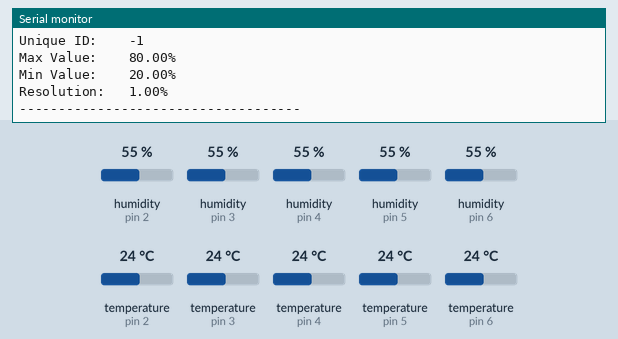
Simulated run of this sketch. Board: Arduino Uno, built for the host (arithmetic inside an expression is 32-bit, double 64-bit). Parts: the last lines printed to the serial monitor. Inputs (shaded band) come from the test bench; at power-on: humidity (sensors on pin 2, pin 3, pin 4, pin 5, pin 6) 55 %, temperature (sensors on pin 2, pin 3, pin 4, pin 5, pin 6) 24 °C.

Above: at 3.3 s.
3.4 s: humidity (sensor on pin 2) set to 22 %
At 4.6 s:
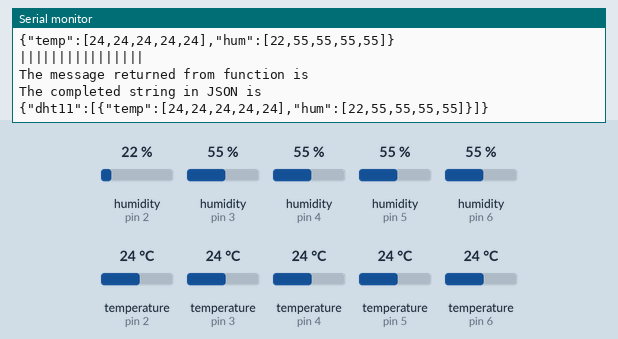
6.1 s: humidity (sensor on pin 3) set to 22 %
At 8.5 s:
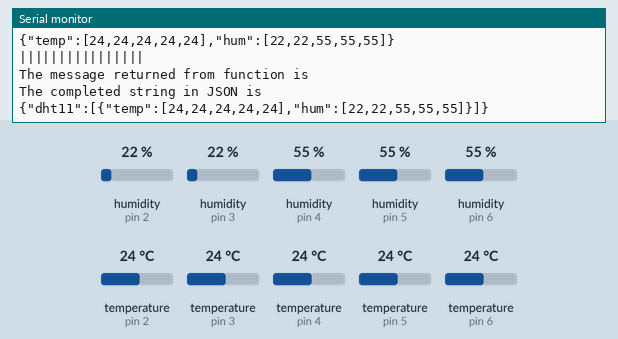
8.8 s: humidity (sensor on pin 4) set to 22 %
At 10.7 s:
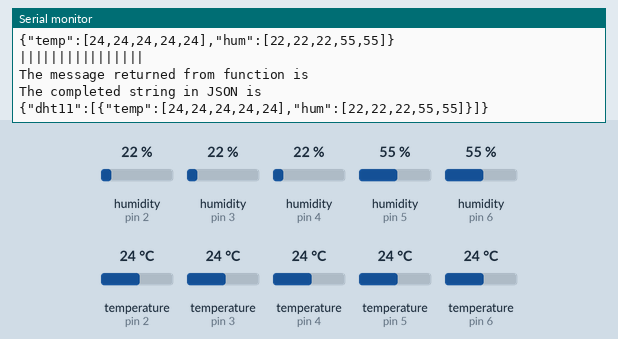
14.8 s: humidity (sensor on pin 5) set to 22 %
At 16.1 s:
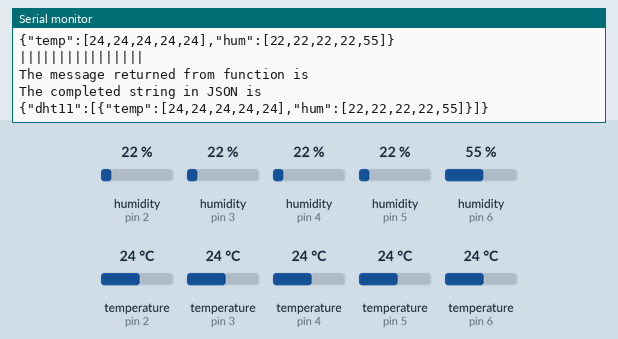
17.5 s: humidity (sensor on pin 6) set to 22 %
At 19.1 s:
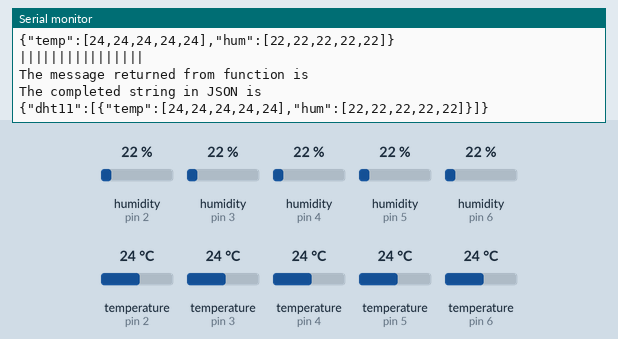
20.2 s: temperature (sensor on pin 2) set to 12 °C
At 21.3 s:
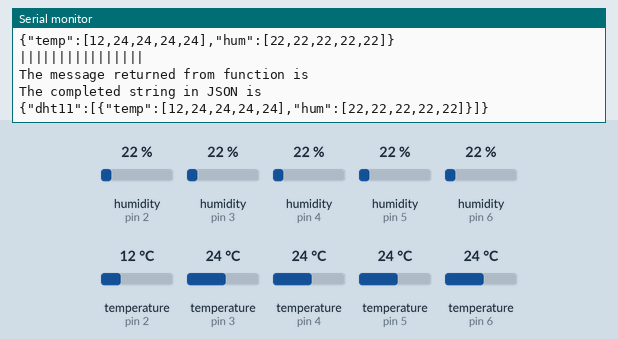
Timing chart, 0 to 23.2 s (numbered marks = the images above; inputs shaded):
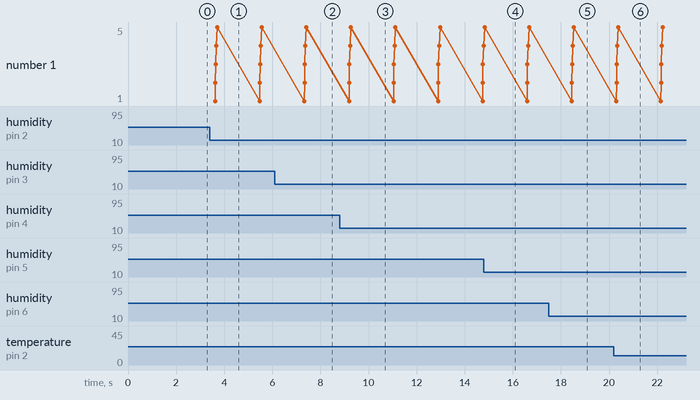

The sketch:

multiDhtTest.ino.ino
```cpp
#include <Adafruit_Sensor.h>
#include <DHT.h>
#include <DHT_U.h>
#include<ArduinoJson.h>

#define DHTPIN1            2         // Pin which is connected to the DHT sensor.
#define DHTPIN2            3
#define DHTPIN3            4
#define DHTPIN4            5
#define DHTPIN5            6

// Uncomment the type of sensor in use:
#define DHTTYPE           DHT11

DHT_Unified dht1(DHTPIN1, DHTTYPE);
DHT_Unified dht2(DHTPIN2, DHTTYPE);
DHT_Unified dht3(DHTPIN3, DHTTYPE);
DHT_Unified dht4(DHTPIN4, DHTTYPE);
DHT_Unified dht5(DHTPIN5, DHTTYPE);

void setup() {
  Serial.begin(9600);
  dht1.begin();
  dht2.begin();
  dht3.begin();
  dht4.begin();
  dht5.begin();
  sensor_t sensor;
  dht1.temperature().getSensor(&sensor);
  Serial.println("------------------------------------");
  Serial.println("Temperature");
  Serial.print  ("Sensor:       "); Serial.println(sensor.name);
  Serial.print  ("Driver Ver:   "); Serial.println(sensor.version);
  Serial.print  ("Unique ID:    "); Serial.println(sensor.sensor_id);
  Serial.print  ("Max Value:    "); Serial.print(sensor.max_value); Serial.println(" *C");
  Serial.print  ("Min Value:    "); Serial.print(sensor.min_value); Serial.println(" *C");
  Serial.print  ("Resolution:   "); Serial.print(sensor.resolution); Serial.println(" *C");
  Serial.println("------------------------------------");
  // Print humidity sensor details.
  dht1.humidity().getSensor(&sensor);
  Serial.println("------------------------------------");
  Serial.println("Humidity");
  Serial.print  ("Sensor:       "); Serial.println(sensor.name);
  Serial.print  ("Driver Ver:   "); Serial.println(sensor.version);
  Serial.print  ("Unique ID:    "); Serial.println(sensor.sensor_id);
  Serial.print  ("Max Value:    "); Serial.print(sensor.max_value); Serial.println("%");
  Serial.print  ("Min Value:    "); Serial.print(sensor.min_value); Serial.println("%");
  Serial.print  ("Resolution:   "); Serial.print(sensor.resolution); Serial.println("%");
  Serial.println("------------------------------------");
  dht2.temperature().getSensor(&sensor);
  Serial.println("------------------------------------");
  Serial.println("Temperature");
  Serial.print  ("Sensor:       "); Serial.println(sensor.name);
  Serial.print  ("Driver Ver:   "); Serial.println(sensor.version);
  Serial.print  ("Unique ID:    "); Serial.println(sensor.sensor_id);
  Serial.print  ("Max Value:    "); Serial.print(sensor.max_value); Serial.println(" *C");
  Serial.print  ("Min Value:    "); Serial.print(sensor.min_value); Serial.println(" *C");
  Serial.print  ("Resolution:   "); Serial.print(sensor.resolution); Serial.println(" *C");
  Serial.println("------------------------------------");
  // Print humidity sensor details.
  dht2.humidity().getSensor(&sensor);
  Serial.println("------------------------------------");
  Serial.println("Humidity");
  Serial.print  ("Sensor:       "); Serial.println(sensor.name);
  Serial.print  ("Driver Ver:   "); Serial.println(sensor.version);
  Serial.print  ("Unique ID:    "); Serial.println(sensor.sensor_id);
  Serial.print  ("Max Value:    "); Serial.print(sensor.max_value); Serial.println("%");
  Serial.print  ("Min Value:    "); Serial.print(sensor.min_value); Serial.println("%");
  Serial.print  ("Resolution:   "); Serial.print(sensor.resolution); Serial.println("%");
  Serial.println("------------------------------------");
  dht3.temperature().getSensor(&sensor);
  Serial.println("------------------------------------");
  Serial.println("Temperature");
  Serial.print  ("Sensor:       "); Serial.println(sensor.name);
  Serial.print  ("Driver Ver:   "); Serial.println(sensor.version);
  Serial.print  ("Unique ID:    "); Serial.println(sensor.sensor_id);
  Serial.print  ("Max Value:    "); Serial.print(sensor.max_value); Serial.println(" *C");
  Serial.print  ("Min Value:    "); Serial.print(sensor.min_value); Serial.println(" *C");
  Serial.print  ("Resolution:   "); Serial.print(sensor.resolution); Serial.println(" *C");
  Serial.println("------------------------------------");
  // Print humidity sensor details.
  dht3.humidity().getSensor(&sensor);
  Serial.println("------------------------------------");
  Serial.println("Humidity");
  Serial.print  ("Sensor:       "); Serial.println(sensor.name);
  Serial.print  ("Driver Ver:   "); Serial.println(sensor.version);
  Serial.print  ("Unique ID:    "); Serial.println(sensor.sensor_id);
  Serial.print  ("Max Value:    "); Serial.print(sensor.max_value); Serial.println("%");
  Serial.print  ("Min Value:    "); Serial.print(sensor.min_value); Serial.println("%");
  Serial.print  ("Resolution:   "); Serial.print(sensor.resolution); Serial.println("%");
  Serial.println("------------------------------------");
  dht4.temperature().getSensor(&sensor);
  Serial.println("------------------------------------");
  Serial.println("Temperature");
  Serial.print  ("Sensor:       "); Serial.println(sensor.name);
  Serial.print  ("Driver Ver:   "); Serial.println(sensor.version);
  Serial.print  ("Unique ID:    "); Serial.println(sensor.sensor_id);
  Serial.print  ("Max Value:    "); Serial.print(sensor.max_value); Serial.println(" *C");
  Serial.print  ("Min Value:    "); Serial.print(sensor.min_value); Serial.println(" *C");
  Serial.print  ("Resolution:   "); Serial.print(sensor.resolution); Serial.println(" *C");
  Serial.println("------------------------------------");
  // Print humidity sensor details.
  dht4.humidity().getSensor(&sensor);
  Serial.println("------------------------------------");
  Serial.println("Humidity");
  Serial.print  ("Sensor:       "); Serial.println(sensor.name);
  Serial.print  ("Driver Ver:   "); Serial.println(sensor.version);
  Serial.print  ("Unique ID:    "); Serial.println(sensor.sensor_id);
  Serial.print  ("Max Value:    "); Serial.print(sensor.max_value); Serial.println("%");
  Serial.print  ("Min Value:    "); Serial.print(sensor.min_value); Serial.println("%");
  Serial.print  ("Resolution:   "); Serial.print(sensor.resolution); Serial.println("%");
  Serial.println("------------------------------------");
  dht5.temperature().getSensor(&sensor);
  Serial.println("------------------------------------");
  Serial.println("Temperature");
  Serial.print  ("Sensor:       "); Serial.println(sensor.name);
  Serial.print  ("Driver Ver:   "); Serial.println(sensor.version);
  Serial.print  ("Unique ID:    "); Serial.println(sensor.sensor_id);
  Serial.print  ("Max Value:    "); Serial.print(sensor.max_value); Serial.println(" *C");
  Serial.print  ("Min Value:    "); Serial.print(sensor.min_value); Serial.println(" *C");
  Serial.print  ("Resolution:   "); Serial.print(sensor.resolution); Serial.println(" *C");
  Serial.println("------------------------------------");
  // Print humidity sensor details.
  dht5.humidity().getSensor(&sensor);
  Serial.println("------------------------------------");
  Serial.println("Humidity");
  Serial.print  ("Sensor:       "); Serial.println(sensor.name);
  Serial.print  ("Driver Ver:   "); Serial.println(sensor.version);
  Serial.print  ("Unique ID:    "); Serial.println(sensor.sensor_id);
  Serial.print  ("Max Value:    "); Serial.print(sensor.max_value); Serial.println("%");
  Serial.print  ("Min Value:    "); Serial.print(sensor.min_value); Serial.println("%");
  Serial.print  ("Resolution:   "); Serial.print(sensor.resolution); Serial.println("%");
  Serial.println("------------------------------------");
}

JsonObject& getTempAndHumidity()
{
  StaticJsonBuffer<200> jsonBuffer;
  JsonObject& rackData = jsonBuffer.createObject();
  JsonArray& tempr = rackData.createNestedArray("temp");
  JsonArray& hum = rackData.createNestedArray("hum");
  // Delay between measurements.
  delay(1500);
  sensors_event_t event[6];

  Serial.println("DHT11 #1");
  dht1.temperature().getEvent(&event[0]);
  if (isnan(event[0].temperature)) {
    Serial.println("Error reading temperature!");
    tempr.add("NAN");
  }
  else {
    Serial.println(event[0].temperature);
    tempr.add(event[0].temperature);
  }
  // Get humidity event and print its value.
  dht1.humidity().getEvent(&event[0]);
  if (isnan(event[0].relative_humidity)) {
    Serial.println("Error reading humidity!");
    hum.add("NAN");
  }
  else {
    Serial.print("Humidity: ");
    Serial.print(event[0].relative_humidity);
    Serial.println("%");
    hum.add(event[0].relative_humidity);
  }

  Serial.println("DHT11 #2");
  dht2.temperature().getEvent(&event[1]);
  if (isnan(event[1].temperature)) {
    Serial.println("Error reading temperature!");
    tempr.add("NAN");
  }
  else {
    Serial.println(event[1].temperature);
    tempr.add(event[1].temperature);
  }
  // Get humidity event and print its value.
  dht2.humidity().getEvent(&event[1]);
  if (isnan(event[1].relative_humidity)) {
    Serial.println("Error reading humidity!");
    hum.add("NAN");
  }
  else {
    Serial.print("Humidity: ");
    Serial.print(event[1].relative_humidity);
    Serial.println("%");
    hum.add(event[1].relative_humidity);
  }

  Serial.println("DHT11 #3");
  dht3.temperature().getEvent(&event[2]);
  if (isnan(event[2].temperature)) {
    Serial.println("Error reading temperature!");
    tempr.add("NAN");
  }
  else {
    Serial.println(event[2].temperature);
    tempr.add(event[2].temperature);
  }
  // Get humidity event and print its value.
  dht3.humidity().getEvent(&event[2]);
  if (isnan(event[2].relative_humidity)) {
    Serial.println("Error reading humidity!");
    hum["02"] = "NAN";
  }
  else {
    Serial.print("Humidity: ");
    Serial.print(event[2].relative_humidity);
    Serial.println("%");
    hum.add(event[2].relative_humidity);
  }

  Serial.println("DHT11 #4");
  dht4.temperature().getEvent(&event[3]);
  if (isnan(event[3].temperature)) {
    Serial.println("Error reading temperature!");
    tempr.add("NAN");
  }
  else {
    Serial.println(event[3].temperature);
    tempr.add(event[3].temperature);
  }
  // Get humidity event and print its value.
  dht4.humidity().getEvent(&event[3]);
  if (isnan(event[3].relative_humidity)) {
    Serial.println("Error reading humidity!");
    hum.add("NAN");
  }
  else {
    Serial.print("Humidity: ");
    Serial.print(event[3].relative_humidity);
    Serial.println("%");
    hum.add(event[3].relative_humidity);
  }

  Serial.println("DHT11 #5");
  dht5.temperature().getEvent(&event[4]);
  if (isnan(event[4].temperature)) {
    Serial.println("Error reading temperature!");
    tempr.add("NAN");
  }
  else {
    Serial.println(event[4].temperature);
    tempr.add(event[4].temperature);
  }
  // Get humidity event and print its value.
  dht5.humidity().getEvent(&event[4]);
  if (isnan(event[4].relative_humidity)) {
    Serial.println("Error reading humidity!");
    hum.add("NAN");
  }
  else {
    Serial.print("Humidity: ");
    Serial.print(event[4].relative_humidity);
    Serial.println("%");
    hum.add(event[4].relative_humidity);
  }
  Serial.println("||||||||||||||||");
  rackData.printTo(Serial);
  char msg[128];
  rackData.printTo(msg, sizeof(msg));
  Serial.println();
  Serial.println("||||||||||||||||");
  return rackData;
}

void loop() {
  StaticJsonBuffer<200> jsonBuffer;
  JsonObject& rackData = jsonBuffer.createObject();
  JsonArray& dht11 = rackData.createNestedArray("dht11");
  JsonObject& tempAndHumResult = getTempAndHumidity();
  Serial.println();
  Serial.println("The message returned from function is ");
  dht11.add(tempAndHumResult);
  Serial.println();
  Serial.println("The completed string in JSON is ");
  Serial.println();
  rackData.printTo(Serial);
  Serial.println();
}
```

Measured:
- after the input at 3.4 s, the serial monitor: prints a new line after 0.23 s (image 1)
- after the input at 6.1 s, the serial monitor: prints a new line after 1.4 s (image 2)
- after the input at 8.8 s, the serial monitor: prints a new line after 0.52 s (image 3)
- after the input at 14.8 s, the serial monitor: prints a new line after 0.08 s (image 4)
- after the input at 17.5 s, the serial monitor: prints a new line after 1.1 s (image 5)
- after the input at 20.2 s, the serial monitor: prints a new line after 0.11 s (image 6)
